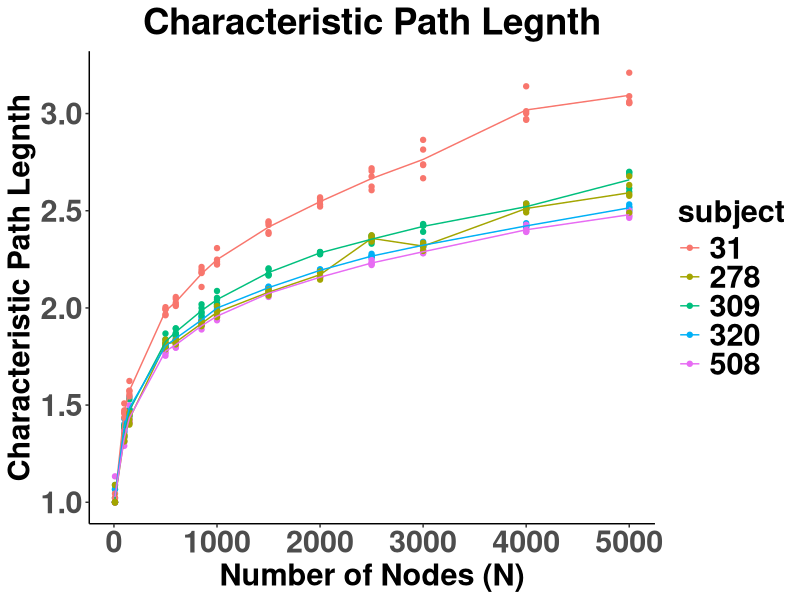
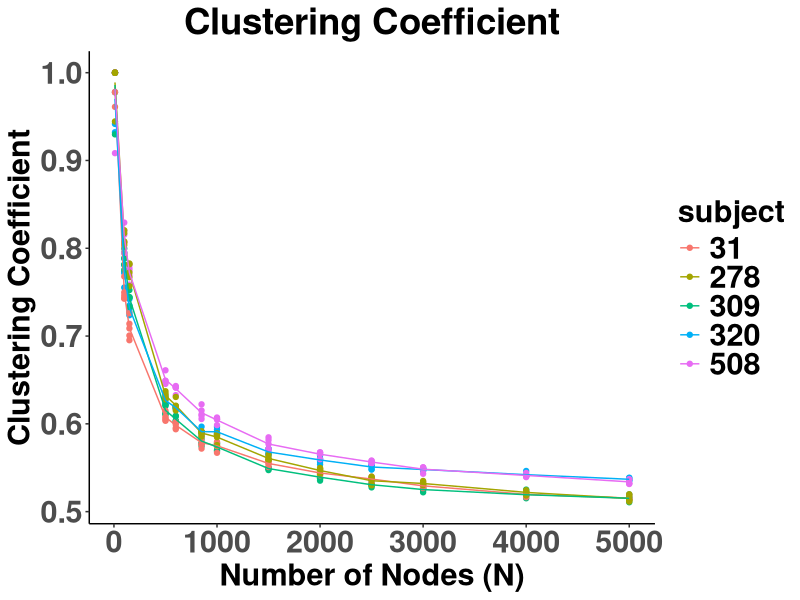
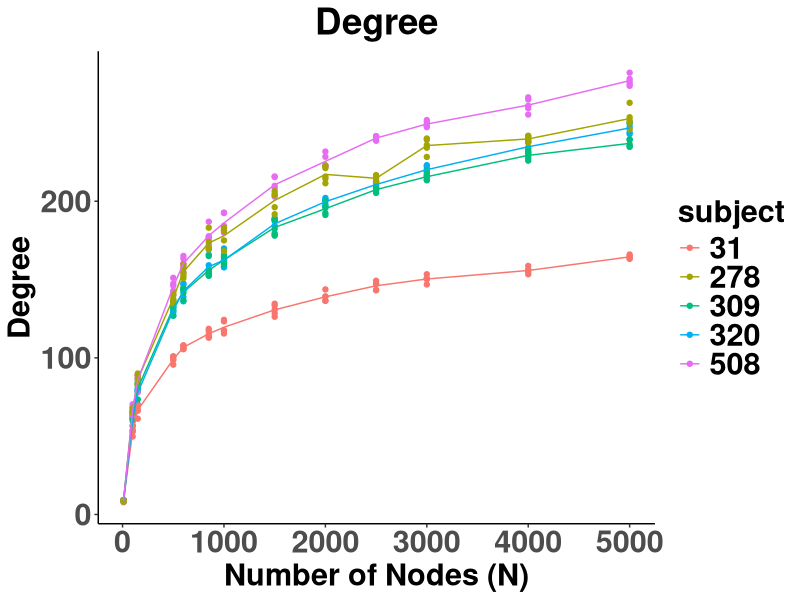
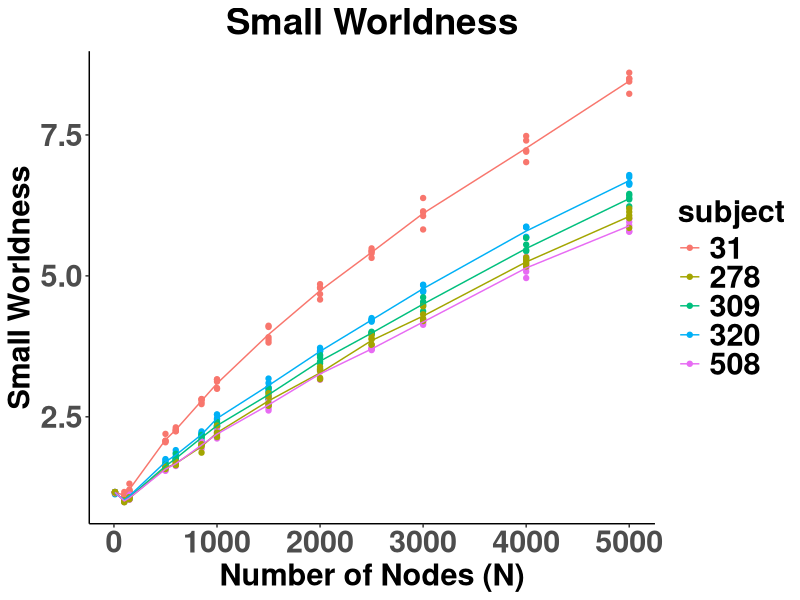
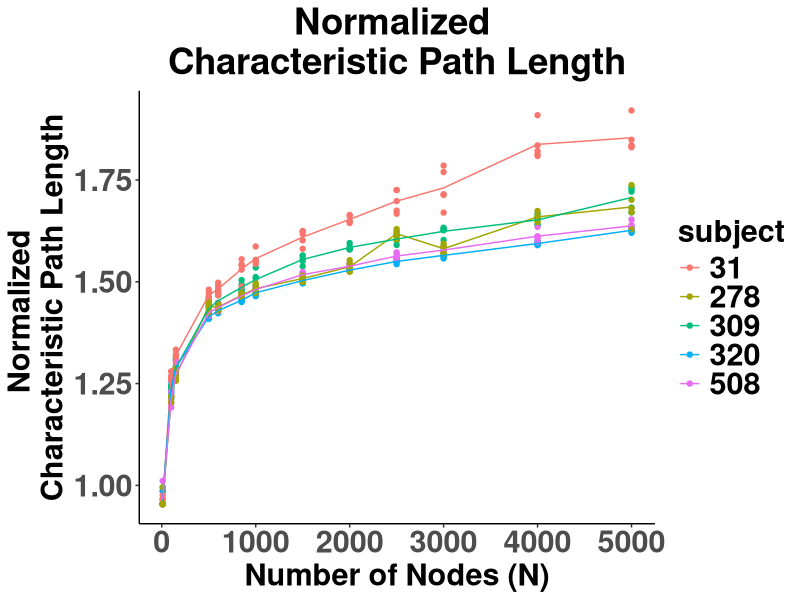
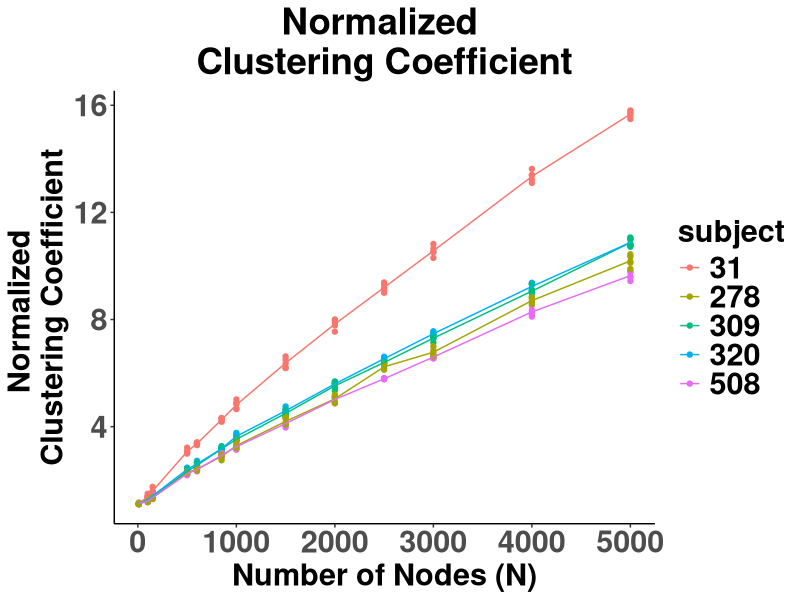

Write R code to recreate these figures, in order.
setwd("/Users/andyrevell/Documents/20_papers/paper001_brainAtlasChoiceSFC/data")
library(ggplot2)
library(ggpubr)
library("cowplot")


data = read.csv("03_network_measures.csv", stringsAsFactors = F, header = T)
data = data.frame(data)
data$RID.SubID = as.factor(data$RID.SubID)
names(data)[which(names(data) == "RID.SubID")] = "subject"

rel=2

names = c("Characteristic Path Legnth", "Clustering Coefficient",
          "Degree",  "Small Worldness", "Normalized \nCharacteristic Path Length",
          "Normalized \nClustering Coefficient")
fnames = c("charPathLength",
           "clust", "degree", "smallWorldness", "NormPathLength", "NormClust")
order = c(4:9)
##########################################################################################################################################
#Small Worldness


plot_list = list()
for (i in 1:6){
  
  
  name = names[i]
  p<-ggplot(data, aes_string(x="Node", y=names(data)[order[i]] , group="subject")) +
    geom_point(aes(color=subject)) +
    stat_summary(fun.y=mean, geom="line", aes(color = subject)) + 
    theme_classic() +
    theme(legend.text=element_text(size=rel(rel), face="bold")) +
    theme(plot.title = element_text(hjust = 0.5)) +
    theme(axis.text=element_text(size=rel(rel),face="bold"),
          title=element_text(size=rel(rel),face="bold")) 
  
  plot_list[[i]] = p + ggtitle(name) + 
    xlab("Number of Nodes (N)") + ylab(name) 
}

for (i in 1:6) {
  fname = paste0("../figures/networkMeasures_", fnames[i], ".pdf")
  pdf(fname, width = 10, height = 10)
  print(plot_list[[i]])
  dev.off()
}
